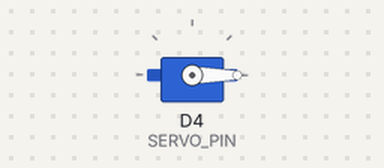
Recording of a sketch running on a simulated ESP8266 (NodeMCU). On the bench: servo.

Above: at 0.05 s.
At 2.0 s:
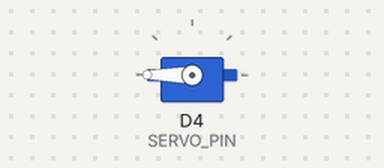
At 3.1 s:
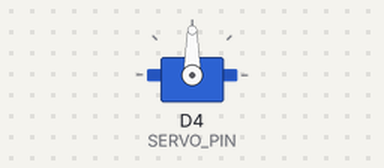
Timing chart, 0 to 7.1 s (numbered marks = the images above):
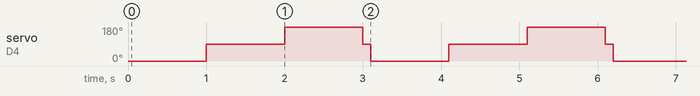

The sketch:

servoExercise.ino
```cpp
/*
  SG90 360 Degree Test Program
  Simply runs servo in one direction and then reverses direction
  Uses built-in Servo.h library
*/
#include "Servo.h"
#define SERVO_PIN D4

Servo servo;          // creates servo object used to control the servo motor

void setup()
{
  servo.attach(SERVO_PIN); // assigns PWM pin to the servo object
}


void loop()
{
  servo.write(0);   //Spin in one direction
  delay(1000);
  servo.write(90);  //Stop
  delay(1000);
  servo.write(180); //opposite direction
  delay(1000);
  servo.write(90);  //Stop
  delay(100);
}
```

Measured:
- by itself, servo on D4 (SERVO_PIN): repeats every 3.1 s: 180° 1.0 s, 90° 0.10 s, 0° 1.0 s, 90° 1.0 s
